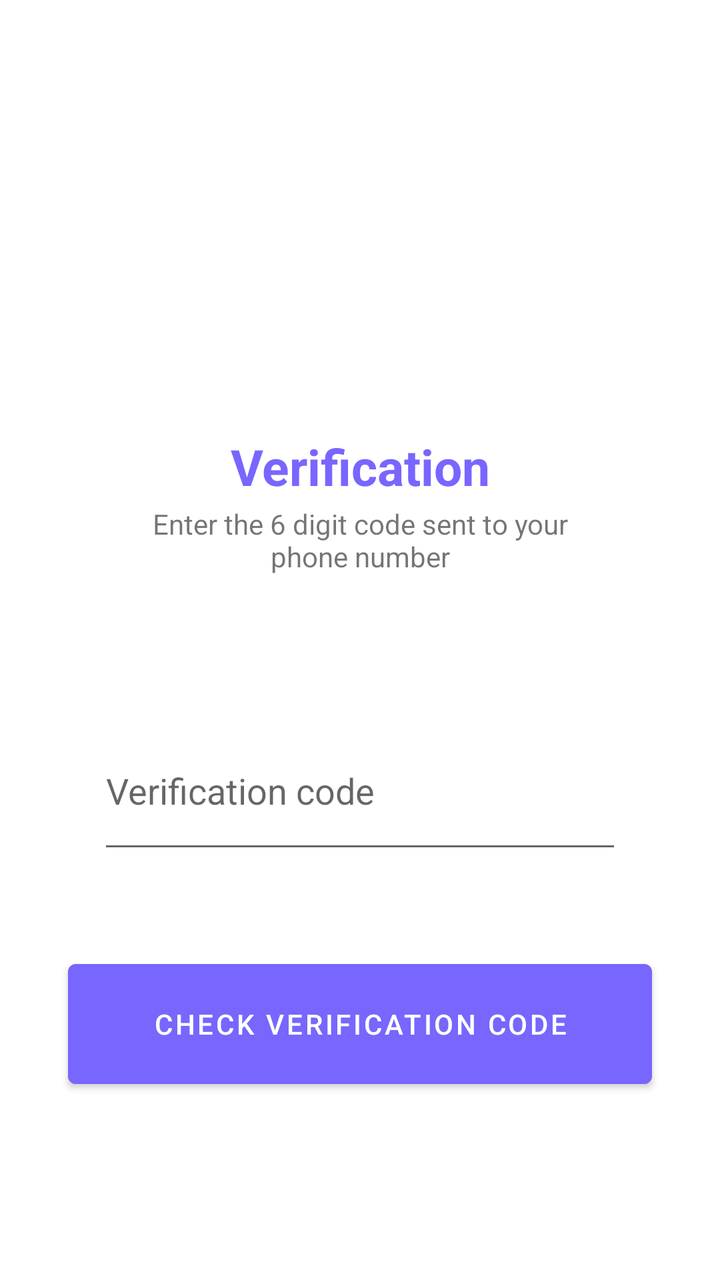
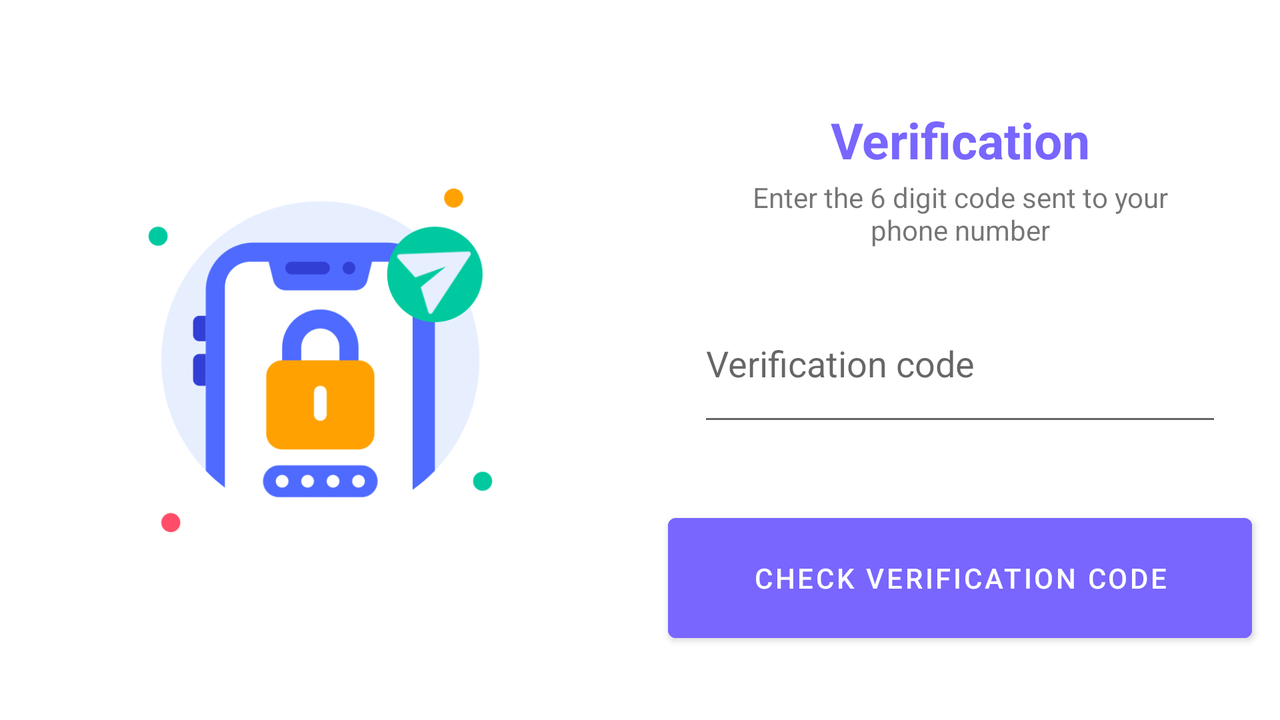

Compare how this app lays out the same screen by default and in its alternative resource folder. The renders come first, then the two layout files and the values they reference.
<!-- AndroidManifest.xml: application theme Theme.Presence -->
<!-- res/layout/activity_verification.xml -->
<?xml version="1.0" encoding="utf-8"?>
<RelativeLayout
    xmlns:android="http://schemas.android.com/apk/res/android"
    xmlns:app="http://schemas.android.com/apk/res-auto"
    xmlns:tools="http://schemas.android.com/tools"
    android:layout_width="match_parent"
    android:layout_height="match_parent"
    tools:context=".activities.LoginActivity">


    <androidx.constraintlayout.widget.ConstraintLayout
        android:layout_width="match_parent"
        android:layout_height="match_parent">

        <ImageView
            android:id="@+id/loginIcon"
            android:layout_width="175dp"
            android:layout_height="175dp"
            android:layout_marginBottom="16dp"
            app:layout_constraintBottom_toTopOf="@+id/verificationTextView"
            app:layout_constraintEnd_toEndOf="parent"
            app:layout_constraintStart_toStartOf="parent"
            app:layout_constraintTop_toTopOf="parent"
            app:layout_constraintVertical_bias="1.0"
            app:srcCompat="@drawable/verify_icon" />

        <TextView
            android:id="@+id/verificationTextView"
            android:layout_width="260dp"
            android:layout_height="36dp"
            android:text="@string/verification_screen_title"
            android:textAlignment="center"
            android:textColor="@color/purple_3"
            android:textSize="25sp"
            app:layout_constraintBottom_toTopOf="@+id/checkCodeButton"
            app:layout_constraintEnd_toEndOf="parent"
            app:layout_constraintStart_toStartOf="parent"
            app:layout_constraintTop_toTopOf="parent"
            app:layout_constraintVertical_bias="0.492" />

        <TextView
            android:id="@+id/verificationSubtitle"
            android:layout_width="223dp"
            android:layout_height="35dp"
            android:text="@string/verification_text"
            android:textAlignment="center"
            app:layout_constraintEnd_toEndOf="parent"
            app:layout_constraintStart_toStartOf="parent"
            app:layout_constraintTop_toBottomOf="@+id/verificationTextView" />

        <Button
            android:id="@+id/checkCodeButton"
            android:layout_width="292dp"
            android:layout_height="72dp"
            android:layout_marginBottom="92dp"
            android:backgroundTint="@color/purple_3"
            android:text="@string/verification_check_code_button"
            app:layout_constraintBottom_toBottomOf="parent"
            app:layout_constraintEnd_toEndOf="parent"
            app:layout_constraintStart_toStartOf="parent" />

        <EditText
            android:id="@+id/editTextVerification"
            android:layout_width="262dp"
            android:layout_height="76dp"
            android:ems="10"
            android:hint="Verification code"
            android:inputType="number"
            android:maxLength="@integer/verification_code_length"
            app:layout_constraintBottom_toTopOf="@+id/checkCodeButton"
            app:layout_constraintEnd_toEndOf="parent"
            app:layout_constraintStart_toStartOf="parent"
            app:layout_constraintTop_toBottomOf="@+id/verificationTextView"
            app:layout_constraintVertical_bias="0.7" />


    </androidx.constraintlayout.widget.ConstraintLayout>
</RelativeLayout>
<!-- resources referenced by this layout -->
<resources>
  <color name="purple_3">#7866FE</color>
  <integer name="verification_code_length">6</integer>
  <string name="verification_check_code_button">Check verification code</string>
  <string name="verification_screen_title"><b>Verification</b></string>
  <string name="verification_text">Enter the 6 digit code sent to your phone number</string>
  <style name="Theme.Presence" parent="Theme.MaterialComponents.DayNight.NoActionBar">
          
          <item name="colorPrimary">@color/purple_3</item>
          <item name="colorPrimaryVariant">@color/purple_1</item>
          <item name="colorOnPrimary">@color/white</item>
          
          <item name="colorSecondary">@color/teal_200</item>
          <item name="colorSecondaryVariant">@color/teal_700</item>
          <item name="colorOnSecondary">@color/black</item>
          
          <item name="android:statusBarColor">?attr/colorPrimaryVariant</item>
          
      </style>
  <color name="purple_1">#7A7AD0</color>
  <color name="white">#FFFFFFFF</color>
  <color name="teal_200">#FF03DAC5</color>
  <color name="teal_700">#FF018786</color>
  <color name="black">#FF000000</color>
</resources>
<!-- res/layout-land/activity_verification.xml (the repository's variant of the layout above) -->
<!-- drawn on the phone turned sideways -->
<?xml version="1.0" encoding="utf-8"?>
<androidx.constraintlayout.widget.ConstraintLayout
    xmlns:android="http://schemas.android.com/apk/res/android"
    xmlns:app="http://schemas.android.com/apk/res-auto"
    xmlns:tools="http://schemas.android.com/tools"
    android:layout_width="match_parent"
    android:layout_height="match_parent"
    android:weightSum="2"
    tools:context=".activities.LoginActivity">


    <androidx.constraintlayout.widget.ConstraintLayout
        android:id="@+id/verificationLeft"
        android:layout_width="0dp"
        android:layout_height="match_parent"
        android:layout_weight="1"
        app:layout_constraintStart_toStartOf="parent"
        app:layout_constraintEnd_toStartOf="@+id/verificationRight">

        <ImageView
            android:id="@+id/loginIcon"
            android:layout_width="175dp"
            android:layout_height="175dp"
            app:layout_constraintBottom_toBottomOf="parent"
            app:layout_constraintEnd_toEndOf="parent"
            app:layout_constraintHorizontal_bias="0.5"
            app:layout_constraintStart_toStartOf="parent"
            app:layout_constraintTop_toTopOf="parent"
            app:layout_constraintVertical_bias="0.5"
            app:srcCompat="@drawable/login_icon" />
    </androidx.constraintlayout.widget.ConstraintLayout>

    <androidx.constraintlayout.widget.ConstraintLayout
        android:id="@+id/verificationRight"
        android:layout_width="0dp"
        android:layout_height="match_parent"
        android:layout_weight="1"
        app:layout_constraintStart_toEndOf="@+id/verificationLeft"
        app:layout_constraintHorizontal_bias="0.5"
        app:layout_constraintEnd_toEndOf="parent">


        <TextView
            android:id="@+id/verificationTextView"
            android:layout_width="260dp"
            android:layout_height="36dp"
            android:text="@string/verification_screen_title"
            android:textAlignment="center"
            android:textColor="@color/purple_3"
            android:textSize="25sp"
            app:layout_constraintBottom_toTopOf="@+id/editTextVerification"
            app:layout_constraintEnd_toEndOf="parent"
            app:layout_constraintStart_toStartOf="parent"
            app:layout_constraintTop_toTopOf="parent" />

        <TextView
            android:id="@+id/verificationSubtitle"
            android:layout_width="223dp"
            android:layout_height="35dp"
            android:text="@string/verification_text"
            android:textAlignment="center"
            app:layout_constraintEnd_toEndOf="parent"
            app:layout_constraintStart_toStartOf="parent"
            app:layout_constraintTop_toBottomOf="@+id/verificationTextView" />

        <Button
            android:id="@+id/checkCodeButton"
            android:layout_width="292dp"
            android:layout_height="72dp"
            android:backgroundTint="@color/purple_3"
            android:text="@string/verification_check_code_button"
            app:layout_constraintBottom_toBottomOf="parent"
            app:layout_constraintEnd_toEndOf="parent"
            app:layout_constraintStart_toStartOf="parent"
            app:layout_constraintTop_toBottomOf="@+id/editTextVerification" />

        <EditText
            android:id="@+id/editTextVerification"
            android:layout_width="262dp"
            android:layout_height="76dp"
            android:ems="10"
            android:hint="Verification code"
            android:inputType="number"
            android:maxLength="@integer/verification_code_length"
            app:layout_constraintBottom_toBottomOf="parent"
            app:layout_constraintEnd_toEndOf="parent"
            app:layout_constraintStart_toStartOf="parent"
            app:layout_constraintTop_toTopOf="parent" />


    </androidx.constraintlayout.widget.ConstraintLayout>
</androidx.constraintlayout.widget.ConstraintLayout>
<!-- resources referenced by the variant -->
<!-- as the phone turned sideways resolves them -->
<resources>
  <color name="purple_3">#7866FE</color>
  <!-- drawable login_icon: png bitmap (drawable, 25175 bytes) -->
  <integer name="verification_code_length">6</integer>
  <string name="verification_check_code_button">Check verification code</string>
  <string name="verification_screen_title"><b>Verification</b></string>
  <string name="verification_text">Enter the 6 digit code sent to your phone number</string>
  <style name="Theme.Presence" parent="Theme.MaterialComponents.DayNight.NoActionBar">
          
          <item name="colorPrimary">@color/purple_3</item>
          <item name="colorPrimaryVariant">@color/purple_1</item>
          <item name="colorOnPrimary">@color/white</item>
          
          <item name="colorSecondary">@color/teal_200</item>
          <item name="colorSecondaryVariant">@color/teal_700</item>
          <item name="colorOnSecondary">@color/black</item>
          
          <item name="android:statusBarColor">?attr/colorPrimaryVariant</item>
          
      </style>
  <color name="purple_1">#7A7AD0</color>
  <color name="white">#FFFFFFFF</color>
  <color name="teal_200">#FF03DAC5</color>
  <color name="teal_700">#FF018786</color>
  <color name="black">#FF000000</color>
</resources>
